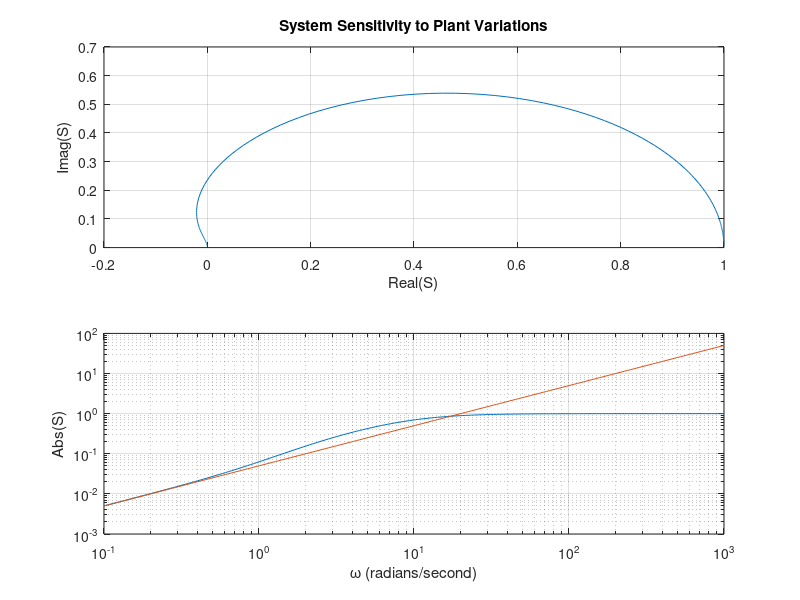

Write the MATLAB code that produced this figure.
% Chapter 4: Figure 4.31
%
%   English channel boring machine: system sensitivity 
%   for K=20.
%
K=20; num=[1 1 0]; den=[1 12 K];
w=logspace(-1,3,200); s=w*j;
%
% Compute System Sensitivity
%
n= s.^2 + s; d= s.^2 +12*s+K; S=n./d;
%
% Compute Approximate Sensitivity S = s / K
%
n2= s; d2=K; S2=n2./d2;
%
% Generate the plots
%
subplot(211), plot(real(S),imag(S))
title('System Sensitivity to Plant Variations')
xlabel('Real(S)'), ylabel('Imag(S)'), grid
subplot(212), loglog(w,abs(S),w,abs(S2))
xlabel('\omega (radians/second)'), ylabel('Abs(S)'), grid
